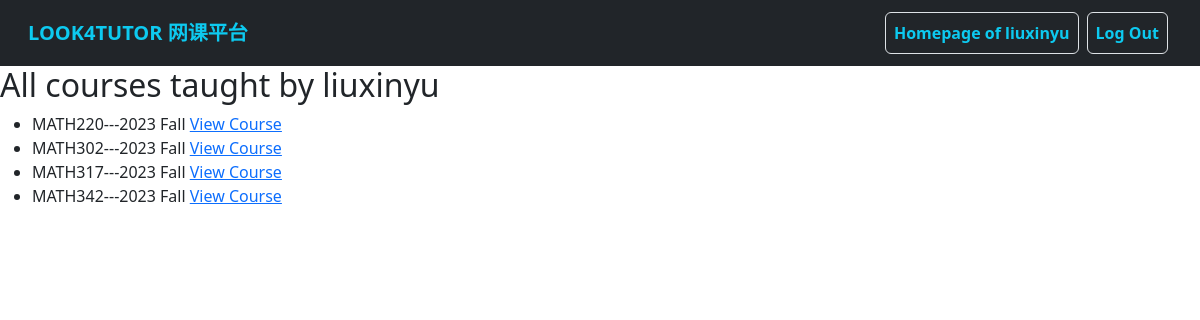
The app's page /tutors/tutor_course_list (signed in) with its own data.
### users/models.py (models this page shows)
class MyUser(AbstractUser):
    wechat_id = models.CharField(
        max_length=20,
        blank=False,
        unique=True,
        verbose_name='Wechat ID',
        help_text="Your Wechat/Weixin ID used to contact Look4Tutor service",
    )
    is_tutor = models.BooleanField(
        default=False,
        verbose_name='Tutor',
        help_text="Designates whether the user is a tutor",
    )
    nickname = models.CharField(
        max_length=50,
        blank=True,
        verbose_name='Nickname',
        help_text="Nickname used by Look4Tutor",
    )
    label = models.CharField(
        max_length=200,
        blank=True,
        verbose_name='Label',
        help_text="Label added by administration"
    )
    comment = models.TextField(
        max_length=300,
        blank=True,
        verbose_name='Comment',
        help_text="Comment on user"
    )

### courses/models.py (models this page shows, shortened)
class Course(models.Model):
    SUBJECT_CHOICES = [
        ('APBI', 'APBI'),
        ('APSC', 'APSC'),
        ('BIOL', 'BIOL'),
        ('CHEM', 'CHEM'),
        ('COMM', 'COMM'),
        ('COMR', 'COMR'),
        ('CPEN', 'CPEN'),
        ('CPSC', 'CPSC'),
        ('DCSI', 'DCSI'),
        ('ECON', 'ECON'),
        ('ELEC', 'ELEC'),
        ('EOSC', 'EOSC'),
        ('MATH', 'MATH'),
        ('MFRE', 'MFRE'),
        ('PHIL', 'PHIL'),
        ('PHYS', 'PHYS'),
        ('PSYC', 'PSYC'),
        ('SCIE', 'SCIE'),
        ('STAT', 'STAT'),
        ('VANT', 'VANT'),
        ('WRDS', 'WRDS'),
    ]
    subject = models.CharField(
        max_length=4,
        choices=SUBJECT_CHOICES,
        help_text="Subject code, e.g. ECON.",
        blank=False,
        verbose_name='Subject'
    )
    course_number = models.CharField(
        max_length=3,
        help_text="3-digits course number, e.g. 101.",
        blank=False,
        verbose_name='Course Number'
    )
    section = models.CharField(
        max_length=20,
        help_text="Section number, e.g. 202 or professor name. <strong>Leave it blank</strong> if there is only one section.",
        blank=True,
        verbose_name='Section'
    )
    term = models.ForeignKey(
        Term,
        models.SET_NULL,
        blank=True,
        null=True,
        verbose_name='Term'
    )
    tutor = models.ForeignKey(
        MyUser,
        models.SET_NULL,
        limit_choices_to={'is_tutor': True},
        blank=True,
        null=True,
        verbose_name='Tutor'
    )
    def get_long_title(self):
        return self.subject + self.course_number + self.section + "---" + self.term.__str__()

class Term(models.Model):
    SEASON_CHOICES = [
        ('Fall', 'Fall'),
        ('Spring', 'Spring'),
        ('Summer_1', 'Summer_1'),
        ('Summer_2', 'Summer_2')
    ]
    year = models.CharField(
        max_length=4,
        help_text="Year of the term, e.g. 2023",
        blank=False,
        verbose_name='Year'
    )
    season = models.CharField(
        max_length=8,
        choices=SEASON_CHOICES,
        help_text="Season of the term, e.g. Fall.",
        blank=False,
        verbose_name='Season'
    )
    start_date = models.DateField(
        help_text="Start date of the term.",
        verbose_name='Start Date'
    )
    end_date = models.DateField(
        help_text="End date of the term.",
        verbose_name='End Date'
    )
    def __str__(self):
        return self.year + " " + self.season.capitalize()

### tutors/views.py (the view)
# urls.py: path('tutor_course_list', tutor_course_list, name='tutor_course_list'),
@login_required
def tutor_course_list(request):
    template = 'tutors/tutor_course_list.html'
    if request.user.is_tutor == False:
        message = 'Warning: You Are Not a Tutor!'
        context = {
            "message": message
        }
    else:
        courses = Course.objects.filter(tutor=request.user).order_by('term', 'course_number')
        if not courses:
            message = "You currently have no course on teaching."
        else:
            message = f"All courses taught by {request.user}"
        context = {
            "message": message,
            "courses": courses
        }
    return render(request, template, context)

### templates/tutors/tutor_course_list.html
{% extends 'base.html' %} {% block content %}
<h2>{{ message }}</h2>
{% if user.is_tutor %}
<div>
  <ul>
    {% for course in courses %}
    <li>
      {{ course.get_long_title }}
      <a href="{% url 'tutor_course_detail' course.id %}">View Course</a>
    </li>
    {% endfor %}
  </ul>
</div>
{% else %}
<div>
  <a href="{% url 'user_home' %}">Go back to homepage.</a>
</div>
{% endif %} {% endblock %}

### templates/base.html (shortened to what this page needs)
<!DOCTYPE html>
<html lang="en">
  <head>
    <link
      href="https://cdn.jsdelivr.net/npm/bootstrap@5.3.0-alpha3/dist/css/bootstrap.min.css"
      rel="stylesheet"
    />
  </head>
  <body>
    <nav class="navbar navbar-expand-lg bg-dark">
      <div class="container-fluid ms-3 me-3">
        <a class="navbar-brand text-info fw-bold" href="{% url 'index' %}"
          >LOOK4TUTOR 网课平台</a
        >
        <div class="collapse navbar-collapse" id="navbarSupportedContent">
          <ul class="navbar-nav ms-auto mb-2 mb-lg-0">
            {% if user.is_authenticated %}
            <li class="nav-item">
              <a
                class="nav-link text-info fw-semibold m-1 border btn btn-outline-light"
                href="{% url 'user_home' %}"
                >Homepage of {{ user.username }}</a
              >
            </li>
            <li class="nav-item">
              <a
                class="nav-link text-info fw-semibold m-1 border btn btn-outline-light"
                href="{% url 'logout' %}"
                >Log Out</a
              >
            </li>
            {% endif %}
          </ul>
        </div>
      </div>
    </nav>
    <div>{% block content %} {% endblock %}</div>
  </body>
</html>

### records on screen
MyUser: username "liuxinyu"
Course: get_long_title "MATH220---2023 Fall"
Course: get_long_title "MATH302---2023 Fall"
Course: get_long_title "MATH317---2023 Fall"
Course: get_long_title "MATH342---2023 Fall"

### other values on screen
{{ message }} "All courses taught by liuxinyu"
